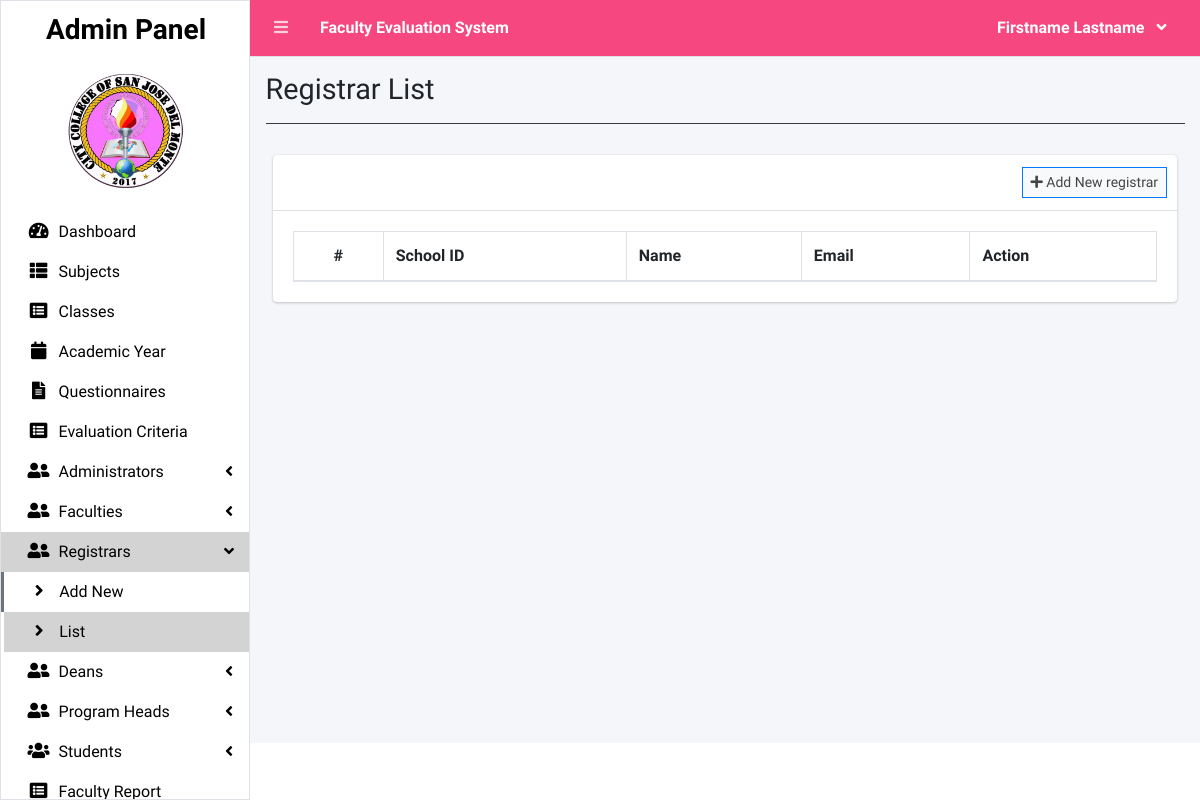
Before: /index.php?page=registrar_list (signed in) with the older database file.
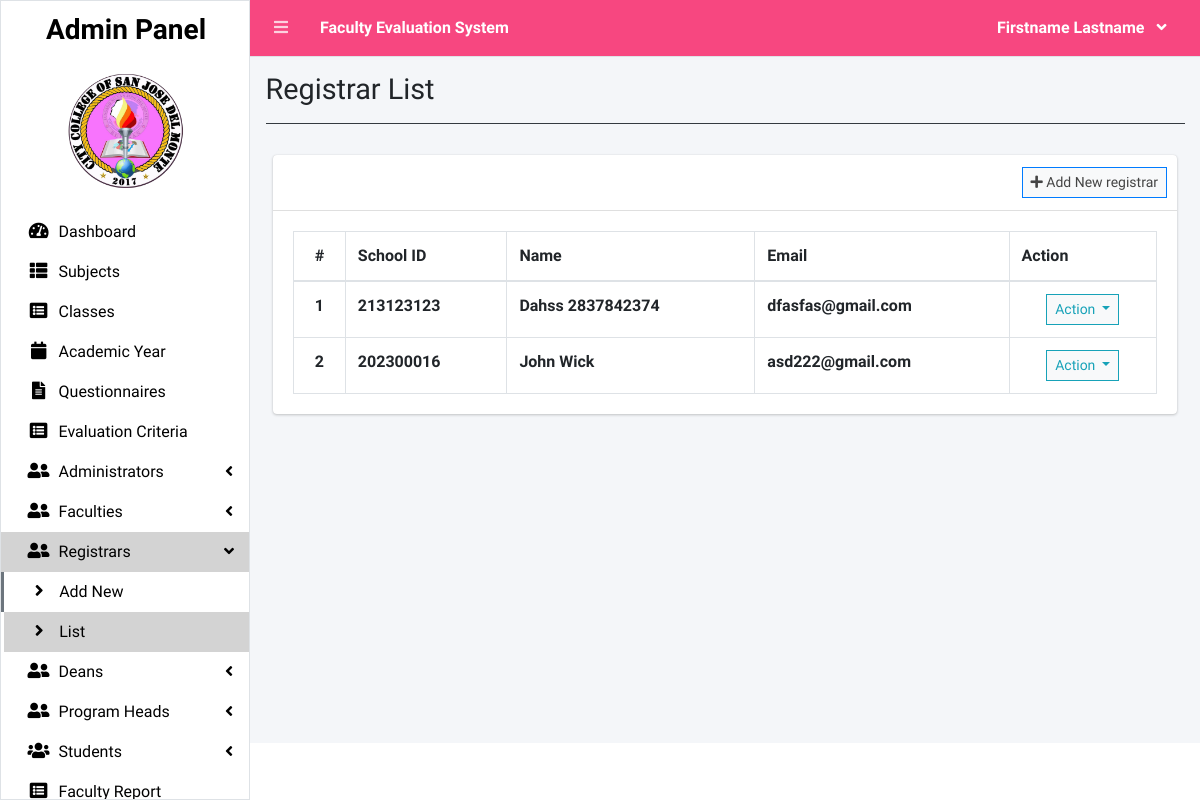
After: the same page with the newer database file.
### tables this page shows
CREATE TABLE `registrar_list` (
  `id` int(255) NOT NULL,
  `school_id` varchar(255) NOT NULL,
  `firstname` varchar(255) NOT NULL,
  `lastname` varchar(255) NOT NULL,
  `email` varchar(255) NOT NULL,
  `password` varchar(255) NOT NULL,
  `avatar` varchar(255) NOT NULL DEFAULT '''no-image-available.png''	',
  `date_created` datetime(6) NOT NULL DEFAULT current_timestamp(6)
);

### admin/registrar_list.php (the view, shortened to what this page needs)
<?php include 'db_connect.php' ?>
<div class="col-lg-12">
	<div class="card card-outline card-success" style="border-top:#f74780;">
		<div class="card-header">
			<div class="card-tools">
				<a class="btn btn-block btn-sm btn-default btn-flat border-primary" href="./index.php?page=new_registrar"><i class="fa fa-plus"></i> Add New registrar</a>
			</div>
		</div>
		<div class="card-body">
			<table class="table tabe-hover table-bordered" id="list">
				<thead>
					<tr>
						<th class="text-center">#</th>
						<th>School ID</th>
						<th>Name</th>
						<th>Email</th>
						<th>Action</th>
					</tr>
				</thead>
				<tbody>
					<?php
					$i = 1;
					$qry = $conn->query("SELECT *,concat(firstname,' ',lastname) as name FROM registrar_list order by concat(firstname,' ',lastname) asc");
					while ($row = $qry->fetch_assoc()) :
					?>
						<tr>
							<th class="text-center"><?php echo $i++ ?></th>
							<td><b><?php echo $row['school_id'] ?></b></td>
							<td><b><?php echo ucwords($row['name']) ?></b></td>
							<td><b><?php echo $row['email'] ?></b></td>
							<td class="text-center">
								<button type="button" class="btn btn-default btn-sm btn-flat border-info wave-effect text-info dropdown-toggle" data-toggle="dropdown" aria-expanded="true">
									Action
								</button>
							</td>
						</tr>
					<?php endwhile; ?>
				</tbody>
			</table>
		</div>
	</div>
</div>

### index.php (shortened to what this page needs)
<!DOCTYPE html>
<html lang="en">
<?php
include 'header.php'
?>
<body class="hold-transition sidebar-mini layout-fixed layout-navbar-fixed layout-footer-fixed">
  <div class="wrapper">
    <?php include 'topbar.php' ?>
    <?php include $_SESSION['login_view_folder'] . 'sidebar.php' ?>
    <div class="content-wrapper">
      <div class="content-header">
        <div class="container-fluid">
          <div class="row mb-2">
            <div class="col-sm-6">
              <h1 class="m-0"><?php echo $title ?></h1>
            </div>
          </div>
          <hr class="border-dark">
        </div>
      </div>
      <section class="content">
        <div class="container-fluid">
          <?php
          $page = isset($_GET['page']) ? $_GET['page'] : 'home';
          if (!file_exists($_SESSION['login_view_folder'] . $page . ".php")) {
            include '404.html';
          } else {
            include $_SESSION['login_view_folder'] . $page . '.php';
          }
          ?>
        </div>
      </section>
    </div>
  </div>
</body>
</html>

### header.php (shortened to what this page needs)
<head>
  <?php
  $title = isset($_GET['page']) ? ucwords(str_replace("_", ' ', $_GET['page'])) : "Home";
  ?>
  <link rel="stylesheet" href="assets/plugins/fontawesome-free/css/all.min.css">
  <link rel="stylesheet" href="https://code.ionicframework.com/ionicons/2.0.1/css/ionicons.min.css">
  <link rel="stylesheet" href="assets/plugins/overlayScrollbars/css/OverlayScrollbars.min.css">
  <link rel="stylesheet" href="assets/plugins/datatables-bs4/css/dataTables.bootstrap4.min.css">
  <link rel="stylesheet" href="assets/plugins/datatables-responsive/css/responsive.bootstrap4.min.css">
  <link rel="stylesheet" href="assets/plugins/datatables-buttons/css/buttons.bootstrap4.min.css">
  <link rel="stylesheet" href="assets/plugins/select2/css/select2.min.css">
  <link rel="stylesheet" href="assets/plugins/select2-bootstrap4-theme/select2-bootstrap4.min.css">
  <link rel="stylesheet" href="assets/plugins/sweetalert2-theme-bootstrap-4/bootstrap-4.min.css">
  <link rel="stylesheet" href="assets/plugins/jquery-ui/jquery-ui.min.css">
  <link rel="stylesheet" href="assets/plugins/toastr/toastr.min.css">
  <link rel="stylesheet" href="assets/plugins/dropzone/min/dropzone.min.css">
  <link rel="stylesheet" href="assets/dist/css/jquery.datetimepicker.min.css">
  <link rel="stylesheet" href="assets/plugins/icheck-bootstrap/icheck-bootstrap.min.css">
  <link rel="stylesheet" href="assets/plugins/bootstrap4-toggle/css/bootstrap4-toggle.min.css">
  <link rel="stylesheet" href="assets/dist/css/adminlte.min.css">
  <link rel="stylesheet" href="assets/dist/css/styles.css">
  <link rel="stylesheet" href="assets/plugins/summernote/summernote-bs4.min.css">
</head>

### topbar.php (shortened to what this page needs)
<nav class="main-header navbar navbar-expand navbar-primary navbar-dark" style="background-color: #f74780; color:">
  <ul class="navbar-nav">
    <?php if (isset($_SESSION['login_id'])) : ?>
      <li class="nav-item">
        <a class="nav-link" data-widget="pushmenu" href="" role="button"><i class="fas fa-bars"></i></a>
      </li>
    <?php endif; ?>
    <li>
      <a class="nav-link text-white" href="index.php?page=home" role="button">
        <large><b><?php echo $_SESSION['system']['name'] ?></b></large>
      </a>
    </li>
  </ul>
  <ul class="navbar-nav ml-auto">
    <li class="nav-item dropdown">
      <a class="nav-link" data-toggle="dropdown" aria-expanded="true" href="javascript:void(0)">
        <span>
          <div class="d-felx badge-pill">
            <p style="color: white;"><b><?php echo ucwords($_SESSION['login_firstname']) ?><?php echo " "?><?php echo ucwords($_SESSION['login_lastname']) ?></b>
            <span class="fa fa-angle-down ml-2"></span></p>
          </div>
        </span>
      </a>
    </li>
  </ul>
</nav>

### admin/sidebar.php (shortened to what this page needs)
  <aside class="main-sidebar border" style="background-color:	white;">
    <div class="dropdown">
      <a href="index.php?page=home" class="brand-link">
        <h3 class="text-center p-0 m-0" style="color: black;"><b>Admin Panel</b></h3>
      </a>
      <div style="text-align: center; margin-bottom:-40px;">
      <img src="assets/img/logo.png" alt="ccsjdm logo" width="120px" height="120px">
</div>
    </div>
    <div class="sidebar" >
      <nav class="mt-2" style="color: #eb6d00;">
        <ul class="nav nav-pills nav-sidebar flex-column nav-flat" data-widget="treeview" role="menu" data-accordion="false">
          <li class="nav-item dropdown">
            <a href="index.php?page=home" class="nav-link nav-home">
              <i class="nav-icon fas fa-tachometer-alt" ></i>
                <p class="fw-normal" style="color:black;">
                Dashboard
              </p>
            </a>
          </li>
          <li class="nav-item dropdown">
            <a href="./index.php?page=subject_list" class="nav-link nav-subject_list">
              <i class="nav-icon fas fa-th-list"></i>
              <p class="fw-normal" style="color:black;">
                Subjects
              </p>
            </a>
          </li>
          <li class="nav-item dropdown">
            <a href="./index.php?page=class_list" class="nav-link nav-class_list">
              <i class="nav-icon fas fa-list-alt"></i>
                <p class="fw-normal" style="color:black;">
                Classes
              </p>
            </a>
          </li>
          <li class="nav-item dropdown">
            <a href="./index.php?page=academic_list" class="nav-link nav-academic_list">
              <i class="nav-icon fas fa-calendar"></i>
                <p class="fw-normal" style="color:black;">
                Academic Year
              </p>
            </a>
          </li>
          <li class="nav-item dropdown">
            <a href="./index.php?page=questionnaire" class="nav-link nav-questionnaire">
              <i class="nav-icon fas fa-file-alt"></i>
                <p class="fw-normal" style="color:black;">
                Questionnaires
              </p>
            </a>
          </li>
          <li class="nav-item dropdown">
            <a href="./index.php?page=criteria_list" class="nav-link nav-criteria_list">
              <i class="nav-icon fas fa-list-alt"></i>
                <p class="fw-normal" style="color:black;">
                Evaluation Criteria
              </p>
            </a>
          </li>
          <li class="nav-item">
            <a href="#" class="nav-link nav-edit_user">
            <i class="nav-icon fas fa-user-friends"></i>
                <p class="fw-normal" style="color:black;">
                Administrators
                <i class="right fas fa-angle-left"></i>
              </p>
            </a>
          </li>
          <li class="nav-item">
            <a href="#" class="nav-link nav-edit_faculty">
              <i class="nav-icon fas fa-user-friends"></i>
                <p class="fw-normal" style="color:black;">
                Faculties
                <i class="right fas fa-angle-left"></i>
              </p>
            </a>
          </li>
          <li class="nav-item">
            <a href="#" class="nav-link nav-edit_registrar">
              <i class="nav-icon fas fa-user-friends"></i>
                <p class="fw-normal" style="color:black;">
                Registrars
                <i class="right fas fa-angle-left"></i>
              </p>
            </a>
            <ul class="nav nav-treeview">
              <li class="nav-item">
                <a href="./index.php?page=new_registrar" class="nav-link nav-new_registrar tree-item">
                  <i class="fas fa-angle-right nav-icon"></i>
                    <p class="fw-normal" style="color:black;">Add New</p>
                </a>
              </li>
              <li class="nav-item">
                <a href="./index.php?page=registrar_list" class="nav-link nav-registrar_list tree-item">
                  <i class="fas fa-angle-right nav-icon"></i>
                    <p class="fw-normal" style="color:black;">List</p>
                </a>
              </li>
            </ul>
          </li>
          <li class="nav-item">
            <a href="#" class="nav-link nav-edit_dean">
              <i class="nav-icon fas fa-user-friends"></i>
                <p class="fw-normal" style="color:black;">
                Deans
                <i class="right fas fa-angle-left"></i>
              </p>
            </a>
          </li>
          <li class="nav-item">
            <a href="#" class="nav-link nav-edit_program_head">
              <i class="nav-icon fas fa-user-friends"></i>
                <p class="fw-normal" style="color:black;">
                Program Heads
                <i class="right fas fa-angle-left"></i>
              </p>
            </a>
          </li>
          <li class="nav-item">
            <a href="#" class="nav-link nav-edit_student">
            <i class="nav-icon fas fa-users"></i>
                <p class="fw-normal" style="color:black;">
                Students
                <i class="right fas fa-angle-left"></i>
              </p>
            </a>
          </li>
          <li class="nav-item dropdown">
            <a href="./index.php?page=report" class="nav-link nav-report">
              <i class="nav-icon fas fa-list-alt"></i>
                <p class="fw-normal" style="color:black;">
                Faculty Report
              </p>
            </a>
          </li>
      </nav>
    </div>
  </aside>

### admin/sidebar.php (style rules this page uses)
p { color: black; font-weight: 1px; }
.nav-pills .nav-link.active { background-color: lightgrey; }
.nav-icon { color:black; }

Changed rows visible on the page:
added registrar_list: school "213123123", name "Dahss 2837842374", email "dfasfas@gmail.com"
added registrar_list: school "202300016", name "John Wick", email "asd222@gmail.com"
